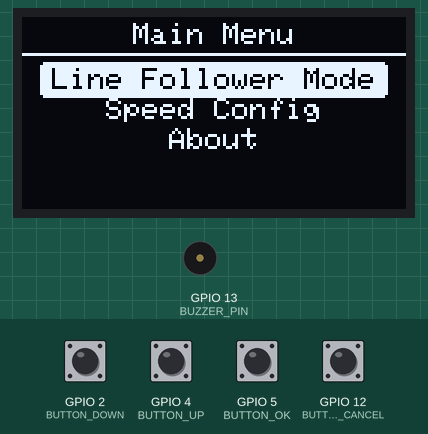
A sketch run on a simulated ESP32. Parts: 128×64 one-colour display, buzzer (waves = sounding, pin HIGH). The test bench sets the inputs (shaded band); at power-on: GPIO 2 (BUTTON_DOWN), GPIO 4 (BUTTON_UP), GPIO 5 (BUTTON_OK), GPIO 12 (BUTTON_CANCEL) LOW.

Above: at 1.8 s.
1.9 s: GPIO 5 (BUTTON_OK) pulled HIGH for 0.15 s
At 2.7 s:
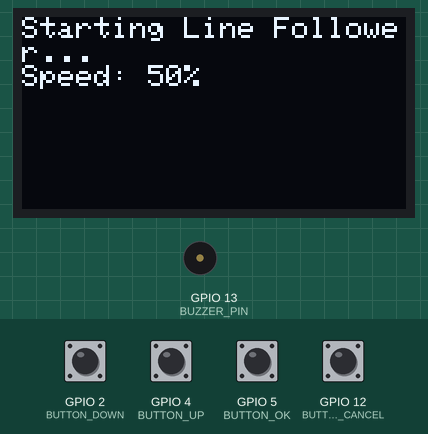
4.4 s: GPIO 2 (BUTTON_DOWN) pulled HIGH for 1 s
At 6.4 s:
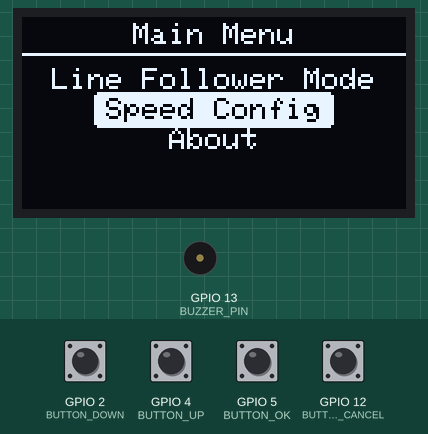
6.9 s: GPIO 5 (BUTTON_OK) pulled HIGH for 1 s
At 7.11 s:
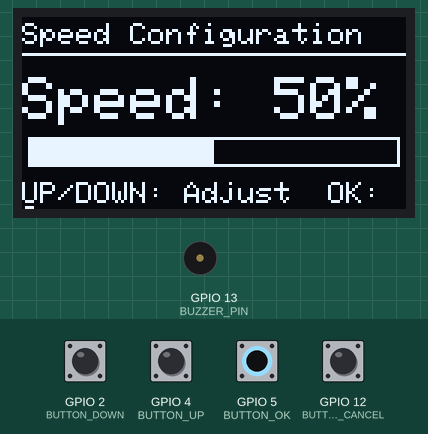
9.4 s: GPIO 2 (BUTTON_DOWN) pulled HIGH for 0.15 s
At 9.8 s:
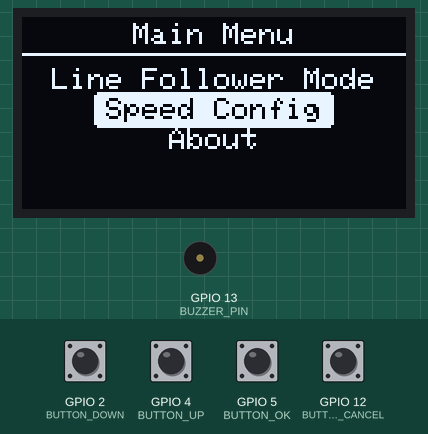
11.0 s: GPIO 4 (BUTTON_UP) pulled HIGH for 0.15 s
At 12.2 s:
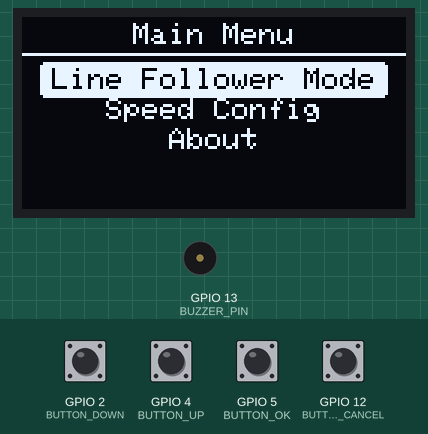
12.6 s: GPIO 4 (BUTTON_UP) pulled HIGH for 1 s
At 15.0 s:
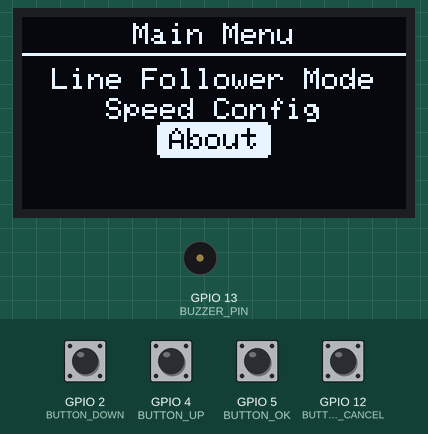
Timing chart, 0 to 16.1 s (numbered marks = the images above; inputs shaded):
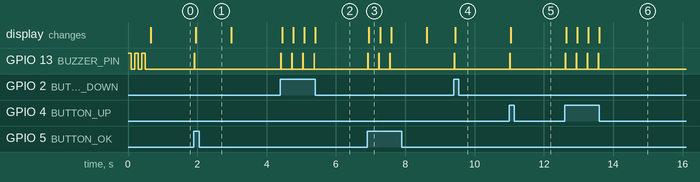

Measured:
- after the input at 1.9 s, GPIO 13 (BUZZER_PIN): LOW → HIGH at once, → LOW 0.01 s later; the display: changes after 0.05 s (image 1)
- after the input at 4.4 s, GPIO 13 (BUZZER_PIN): alternates HIGH for 0.01 s and LOW for 0.31 s, 8 changes in all, then stays LOW, starting at once; the display: changes after 0.05 s (image 2)
- after the input at 6.9 s, GPIO 13 (BUZZER_PIN): alternates HIGH for 0.01 s and LOW for 0.31 s, 6 changes in all, then stays LOW, starting at once; the display: changes after 0.05 s (image 3)
- after the input at 9.4 s, GPIO 13 (BUZZER_PIN): LOW → HIGH at once, → LOW 0.01 s later; the display: changes after 0.05 s (image 4)
- after the input at 11.0 s, GPIO 13 (BUZZER_PIN): LOW → HIGH at once, → LOW 0.01 s later; the display: changes after 0.05 s (image 5)
- after the input at 12.6 s, GPIO 13 (BUZZER_PIN): alternates HIGH for 0.01 s and LOW for 0.31 s, 8 changes in all, then stays LOW, starting at once; the display: changes after 0.05 s (image 6)

The sketch:

Menu.ino
```cpp
#include <Wire.h>
#include <Adafruit_GFX.h>
#include <Adafruit_SSD1306.h>

#define SCREEN_WIDTH 128
#define SCREEN_HEIGHT 64
Adafruit_SSD1306 display(SCREEN_WIDTH, SCREEN_HEIGHT, &Wire, -1);

// Button Pins
#define BUTTON_UP 4
#define BUTTON_DOWN 2
#define BUTTON_OK 5
#define BUTTON_CANCEL 12

// Buzzer Pin
#define BUZZER_PIN 13

// Menu states
enum MenuState { MAIN_MENU, SPEED_CONFIG, ABOUT_SCREEN };
MenuState menuState = MAIN_MENU;

// Menu items
const char* mainMenuItems[] = {"Line Follower Mode", "Speed Config", "About"};
const int mainMenuCount = 3;

int selectedItem = 0;
int currentSpeed = 50;  // Default speed (50%)

unsigned long lastDebounceTime = 0;
const unsigned long debounceDelay = 300;

void setup() {
  Serial.begin(9600);
  Wire.begin(21, 22);
  pinMode(BUZZER_PIN, OUTPUT);
  startupBeep();

  if(!display.begin(SSD1306_SWITCHCAPVCC, 0x3C)) {
    Serial.println(F("SSD1306 allocation failed"));
    for(;;);
  }
  display.clearDisplay();
  display.setTextSize(1);
  display.setTextColor(SSD1306_WHITE);

  // Configure buttons with external pull-down resistors
  pinMode(BUTTON_UP, INPUT);
  pinMode(BUTTON_DOWN, INPUT);
  pinMode(BUTTON_OK, INPUT);
  pinMode(BUTTON_CANCEL, INPUT);
}

void loop() {
  handleButtons();
  drawMenu();
}

// Buzzer functions
void shortBeep() {
  digitalWrite(BUZZER_PIN, HIGH);
  delay(10);
  digitalWrite(BUZZER_PIN, LOW);
}

void startupBeep() {
  for (int i = 0; i < 3; i++) {
    digitalWrite(BUZZER_PIN, HIGH);
    delay(100);
    digitalWrite(BUZZER_PIN, LOW);
    delay(100);
  }
}

// Button handling - modified for pull-down (now checking for HIGH)
void handleButtons() {
  if ((millis() - lastDebounceTime) < debounceDelay) return;

  if (menuState == ABOUT_SCREEN || menuState == SPEED_CONFIG) {
    if (digitalRead(BUTTON_CANCEL) == HIGH) {
      menuState = MAIN_MENU;
      selectedItem = 0;
      shortBeep();
      lastDebounceTime = millis();
      return;
    }
  }

  if (menuState == SPEED_CONFIG) {
    if (digitalRead(BUTTON_UP) == HIGH) {
      currentSpeed = min(currentSpeed + 5, 100);
      shortBeep();
      lastDebounceTime = millis();
    }
    else if (digitalRead(BUTTON_DOWN) == HIGH) {
      currentSpeed = max(currentSpeed - 5, 0);
      shortBeep();
      lastDebounceTime = millis();
    }
    else if (digitalRead(BUTTON_OK) == HIGH) {
      menuState = MAIN_MENU;
      selectedItem = 0;
      shortBeep();
      lastDebounceTime = millis();
    }
    return;
  }

  if (menuState == ABOUT_SCREEN) {
    if (digitalRead(BUTTON_OK) == HIGH) {
      menuState = MAIN_MENU;
      selectedItem = 0;
      shortBeep();
      lastDebounceTime = millis();
    }
    return;
  }

  // Main menu navigation
  if (digitalRead(BUTTON_UP) == HIGH) {
    selectedItem--;
    if (selectedItem < 0) selectedItem = mainMenuCount - 1;
    shortBeep();
    lastDebounceTime = millis();
  }
  else if (digitalRead(BUTTON_DOWN) == HIGH) {
    selectedItem++;
    if (selectedItem > mainMenuCount - 1) selectedItem = 0;
    shortBeep();
    lastDebounceTime = millis();
  }
  else if (digitalRead(BUTTON_OK) == HIGH) {
    shortBeep();
    handleOK();
    lastDebounceTime = millis();
  }
}

// OK button handling
void handleOK() {
  switch (menuState) {
    case MAIN_MENU:
      switch (selectedItem) {
        case 0: // Line Follower Mode
          lineFollowerMode();
          break;
        case 1: // Speed Config
          menuState = SPEED_CONFIG;
          break;
        case 2: // About
          menuState = ABOUT_SCREEN;
          break;
      }
      break;
  }
}

// Drawing the menu
void drawMenu() {
  display.clearDisplay();

  if (menuState == MAIN_MENU) {
    drawCenteredMenu(mainMenuItems, mainMenuCount, "Main Menu");
  }
  else if (menuState == ABOUT_SCREEN) {
    showAbout();
  }
  else if (menuState == SPEED_CONFIG) {
    drawSpeedConfig();
  }

  display.display();
}

void drawCenteredMenu(const char* items[], int count, const char* title) {
  int16_t x, y;
  uint16_t w, h;

  display.getTextBounds(title, 0, 0, &x, &y, &w, &h);
  display.setCursor((SCREEN_WIDTH - w) / 2, 2);
  display.print(title);
  display.drawFastHLine(0, 12, SCREEN_WIDTH, SSD1306_WHITE);

  int startY = (SCREEN_HEIGHT - (count * 10)) / 2;
  if (startY < 16) startY = 16;

  for (int i = 0; i < count; i++) {
    display.getTextBounds(items[i], 0, 0, &x, &y, &w, &h);
    int16_t xPos = (SCREEN_WIDTH - w) / 2;
    int16_t yPos = startY + (i * 10);

    if (i == selectedItem) {
      display.fillRoundRect(xPos - 4, yPos - 2, w + 8, h + 4, 2, SSD1306_WHITE);
      display.setTextColor(SSD1306_BLACK);
    } else {
      display.setTextColor(SSD1306_WHITE);
    }

    display.setCursor(xPos, yPos);
    display.print(items[i]);
  }
  display.setTextColor(SSD1306_WHITE);
}

void drawSpeedConfig() {
  // Draw title
  display.setTextSize(1);
  display.setCursor(0, 2);
  display.println("Speed Configuration");
  display.drawFastHLine(0, 12, SCREEN_WIDTH, SSD1306_WHITE);

  // Draw current speed
  display.setTextSize(2);
  display.setCursor(0, 20);
  display.print("Speed: ");
  display.print(currentSpeed);
  display.print("%");

  // Draw speed bar
  int barWidth = map(currentSpeed, 0, 100, 0, SCREEN_WIDTH - 4);
  display.drawRect(2, 40, SCREEN_WIDTH - 4, 10, SSD1306_WHITE);
  display.fillRect(2, 40, barWidth, 10, SSD1306_WHITE);

  // Draw instructions
  display.setTextSize(1);
  display.setCursor(0, 55);
  display.println("UP/DOWN: Adjust  OK: Save");
}

// About screen
void showAbout() {
  display.clearDisplay();
  display.setTextSize(1);
  display.setCursor(0, 2);
  display.println("     Team Member  ");
  display.println("");
  display.println("Thoriq Putra Belligan");
  display.println("Dimas Akmal Azzaki");
  display.println("Ahmad Sirozul M");
  display.println("M. Firas Khairiansyah");
  display.println("Ilham Muhammad Ismaya");
}

// Action functions
void lineFollowerMode() {
  display.clearDisplay();
  display.setCursor(0, 0);
  display.println("Starting Line Follower...");
  display.print("Speed: ");
  display.print(currentSpeed);
  display.println("%");
  display.display();
  delay(1000);
}
```
